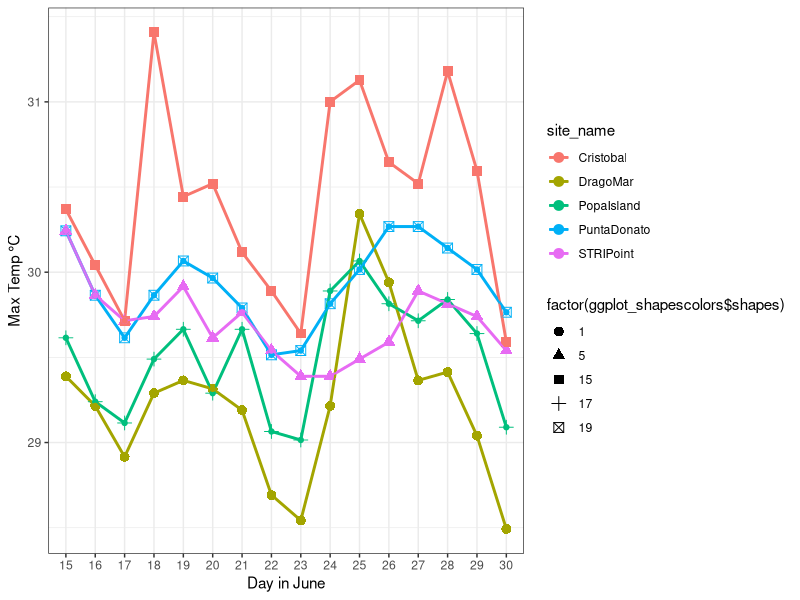
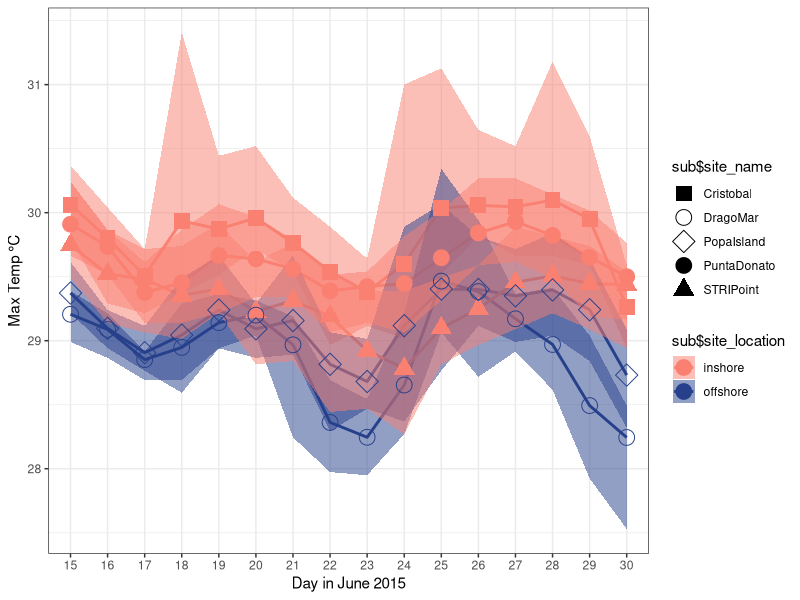

R code for these plots, in order:
setwd("~/Dropbox/andrea_plankton/clean_for_upload/light_temp/")

# Load libraries
library(tidyverse)
library(stringr)

# Load data
temp_data <- read.csv("minmeanmax_tempdata.csv")

# Reformate date
temp_data <- temp_data %>% separate(date, c("month", "day", "year"), "/")

head(temp_data)
summary(temp_data)

# Reformate site_location
temp_data$site_location <- as.factor(ifelse(temp_data$site_location=="IR", "inshore", "offshore"))

# Add site names
temp_data <- temp_data %>% 
  mutate(site_name = ifelse(site_number=="IR1", "PuntaDonato", 
                            ifelse(site_number == "IR2", "STRIPoint", 
                                   ifelse(site_number== "IR3", "Cristobal", 
                                          ifelse(site_number=="OR3", "PopaIsland", "DragoMar")))))

temp_data$site_name <- as.factor(temp_data$site_name)

summary(temp_data)
  
# Subset data for just June 2015
sub <- temp_data %>% filter(month=="6" & year=="15")
head(sub)

# Making colors and shapes
summary(sub)
ggplot_shapescolors <- sub %>% 
  mutate(colors = ifelse(site_location=="inshore", "inshore", "offshore"), 
         shapes = ifelse(site_name=="Cristobal", 15, 
                         ifelse(site_name=="DragoMar", 1, 
                                ifelse(site_name=="PopaIsland", 17, 
                                       ifelse(site_name=="PuntaDonato", 19, 5))))) %>% 
  select(colors, shapes)

str(ggplot_shapescolors$shapes)

# Plot temp over time - different color for each site
ggplot(sub, aes(x = day, y = Max, group = site_name, color = site_name)) +
  geom_line(size=1) +
  geom_point(aes(shape=factor(ggplot_shapescolors$shapes)), size = 3) +
  labs(x = "Day in June", y = "Max Temp °C")+
  geom_line()+
  geom_point()+
  theme_bw()

# Plot temp over time - color by inshore/offshore, symbol by site
ggplot(sub, aes(x = day, y = Mean, group = site_name, color = sub$site_location, shape = sub$site_name)) +
  geom_line(size=1) +
  labs(x = "Day in June 2015", y = "Max Temp °C") +
  geom_ribbon(aes(ymin=Max, ymax=Min, fill= sub$site_location), alpha = 0.5, colour=NA)+
  scale_color_manual(values=c("salmon", "royalblue4")) +
  scale_fill_manual(values=c("salmon", "royalblue4")) +
  geom_point(size = 5) +
  scale_shape_manual(values=c(15,1,5,19,17))+
  theme_bw()
